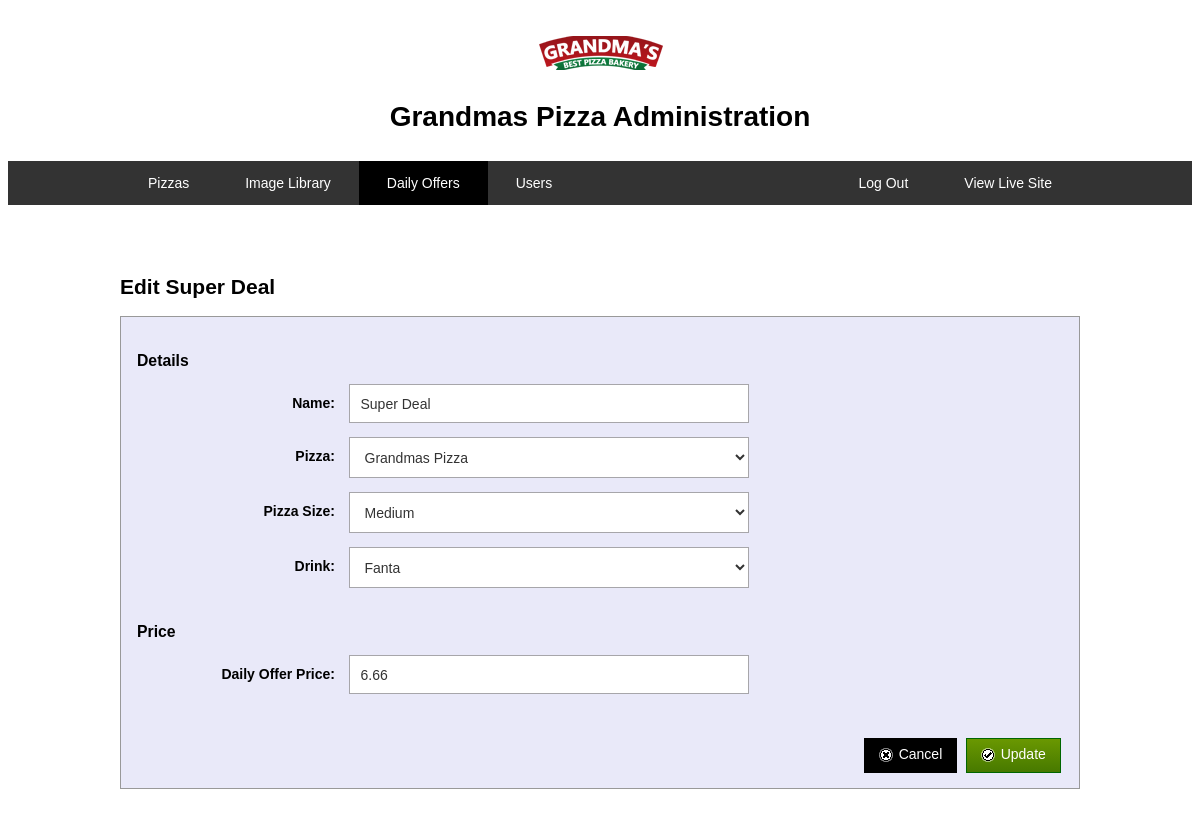
Screenshot of /admin/edit-dailyoffer.php?DailyId=3 (signed in) with the database file from the repository.
### tables this page shows
CREATE TABLE `dailyoffer` (
  `DailyId` int(11) NOT NULL,
  `DO_Name` varchar(255) NOT NULL,
  `DO_Price` double NOT NULL,
  `PizzaFK` int(11) NOT NULL,
  `SizeFK` int(11) NOT NULL,
  `DrinksFK` int(11) NOT NULL
);

### includes/class.user.php (called while the page is built, shortened)
<?php
class USER
{
  public function __construct()
  {
    $database = new Database();
  }
  public function is_logged_in()
  {
    if (isset($_SESSION['userSession'])) {
      return true;
    }
  }
}

### includes/session.php (called while the page is built, shortened)
<?php
include("dbconnect.php");
class Session
{
  function checkLogin()
  {
    if (isset($_SESSION['username'])) {
      return true;
    }
    else {
      return false;
    }
  }
  function getSizes()
  {
    global $database;
    $sql = "SELECT * FROM size";
    $stmt = $database->connection->prepare($sql);
    $stmt->execute();
    $sizesList = $stmt->fetchall(PDO::FETCH_ASSOC);
    return $sizesList;
  }
  function getDailyOffer($DailyId)
  {
    global $database;
    $sql = "Select * from dailyoffer WHERE DailyId = :DailyId";
    $stmt = $database->connection->prepare($sql);
    $stmt->bindParam('DailyId', $DailyId);
    $stmt->execute();
    $dailyOffer = $stmt->fetch();
    return $dailyOffer;
  }
  function getDrinks()
  {
    global $database;
    $sql = "Select * from drinks";
    $stmt = $database->connection->prepare($sql);
    $stmt->execute();
    $drinks = $stmt->fetchAll(PDO::FETCH_ASSOC);
    return $drinks;
  }
  function getPizzas()
  {
    global $database;
    $sql = "Select * from pizza";
    $stmt = $database->connection->prepare($sql);
    $stmt->execute();
    $pizzas = $stmt->fetchAll(PDO::FETCH_ASSOC);
    return $pizzas;
  }
  function getUser($userId)
  {
    global $database;
    $sql = "Select * from users WHERE userID = :userID";
    $stmt = $database->connection->prepare($sql);
    $stmt->bindParam('userID', $userId);
    $stmt->execute();
    $user = $stmt->fetch();
    return $user;
  }
}
$session = new Session();
?>

### includes/dbconnect.php (called while the page is built, shortened)
<?php
class MySQLDB
{
  function __construct()
  {
    try {
      $this->connection = new PDO('mysql:host=' . DB_SERVER . ';dbname=' . DB_NAME, DB_USER, DB_PASS);
    } catch (PDOException $e) {
      echo "Error connecting to database.";
    }
  }
}
?>

### admin/edit-dailyoffer.php (the view, shortened to what this page needs)
<?php
include('../includes/session.php');
require_once '../includes/class.user.php';
$user_login = new USER();
?>
<!doctype html>
<html class="no-js" lang="">
<head>
  <link rel="stylesheet" type="text/css" href="ui/css/admin.css"/>
</head>
<body>
<?php
if ($user_login->is_logged_in())
{
$userId = $_SESSION['userSession'];
$user = $session->getUser($userId);
if ($user['userAdmin'] == 1)
{
?>
<div id="header" class="page-header">
  <a href="frontPage.php" class="logo-home">
    <img id="logo" src="../ui/images/logo.png" alt="Grandmas Pizza"/>
  </a>
  <h1>Grandmas Pizza Administration</h1>
  <div class="navbar">
    <ul class="nav">
      <li class="right"><a href="../" target="_blank">View Live Site</a></li>
      <li><a href="list-pizzas.php">Pizzas</a>
      </li>
      <li><a href="imagelibrary.php?type=relprod">Image Library</a></li>
      <li class="active"><a href="list-dailyoffers.php">Daily Offers</a></li>
      <li><a href="list-users.php">Users</a></li>
      <li class="right"><a href="../includes/logout.php">Log Out</a></li>
    </ul>
  </div>
</div>
<div class="page-body">
  <?php
  $dailyOfferId = $_GET['DailyId'];
  $dailyOffer = $session->getDailyOffer($dailyOfferId);
  ?>
  <h2>Edit <?= $dailyOffer['DO_Name'] ?></h2>
  <form class="admin-form" method="post" enctype="multipart/form-data">
    <fieldset>
      <legend>Details</legend>
      <ul>
        <li>
          <label for="name">Name:</label>
          <input type="text" id="name" name="name" value="<?= $dailyOffer['DO_Name'] ?>"/>
        </li>
        <li>
          <?php
          $pizzas = $session->getPizzas();
          echo '<label for="pizza">Pizza:</label>';
          echo '<select name="pizza" id="pizza">';
          foreach ($pizzas as $key => $value) {
            if ($value['p_id'] == $dailyOffer['PizzaFK']) {
              echo '<option value="' . $value['p_id'] . '" selected="selected">' . $value['p_name'] . '</option>';
            } else {
              echo '<option value="' . $value['p_id'] . '">' . $value['p_name'] . '</option>';
            }
          }
          echo '</select>';
          ?>
        </li>
        <li>
          <?php
          $sizes = $session->getSizes();
          echo '<label for="size">Pizza Size:</label>';
          echo '<select name="size" id="size">';
          foreach ($sizes as $key => $value) {
            if ($value['id'] == $dailyOffer['SizeFK']) {
              echo '<option value="' . $value['id'] . '" selected="selected">' . $value['name'] . '</option>';
            } else {
              echo '<option value="' . $value['id'] . '">' . $value['name'] . '</option>';
            }
          }
          echo '</select>';
          ?>
        </li>
        <?php
        $drinks = $session->getDrinks();
        echo '<label for="drink">Drink:</label>';
        echo '<select name="drink" id="drink">';
        foreach ($drinks as $key => $value) {
          if ($value['D_id'] == $dailyOffer['DrinksFK']) {
            echo '<option value="' . $value['D_id'] . '" selected="selected">' . $value['D_Name'] . '</option>';
          } else {
            echo '<option value="' . $value['D_id'] . '">' . $value['D_Name'] . '</option>';
          }
        }
        echo '</select>';
        ?>
      </ul>
    </fieldset>
    <fieldset>
      <legend>Price</legend>
      <ul>
        <li>
          <?php
          $dailyOffer = $session->getDailyOffer($dailyOfferId);
          echo '<label for="price-dailyOffer">Daily Offer Price:</label>';
          echo '<input type="text" value="' . $dailyOffer['DO_Price'] . ' " id="price-dailyOffer" name="price-dailyOffer" />';
          ?>
        </li>
      </ul>
    </fieldset>
    <div class="buttons">
      <button type="submit" class="button icon go" title="Update" name="action" value="update">Update</button>
      <a class="button icon cancel" title="Cancel" href="list-dailyoffers.php">Cancel</a>
    </div>
  </form>
  <?php }
  else {
    $user_login->redirect('../index.php');
  }
  }
  else {
    $user_login->redirect('../index.php');
    echo "test";
  }
  ?>
</div>
</body>
</html>

### admin/ui/css/admin.css (style rules this page uses)
* { box-sizing: border-box; }
.button.add:after, .page-body:after, .clearfix:after { content: ""; display: table; clear: both; }
body { font-family: verdana, helvetica, sans-serif; font-size: 87.5%; padding-top: 2em; }
h1, h2, h3 { font-family: arial, helvetica, sans-serif; }
.logo-home { display: block; width: 145px; text-align: center; margin-left: auto; margin-right: auto; }
h1 { text-align: center; margin: 1em 0; }
h2 { margin-top: 2em; }
.navbar { color: #fff; margin-bottom: 5em; background: #222; background: rgba(0, 0, 0, 0.8); }
.navbar ul { max-width: 960px; list-style: none; padding: 0; margin-left: auto; margin-right: auto; }
.navbar ul:after { content: ""; display: table; clear: both; }
.navbar ul li { display: block; }
.navbar ul li.active { background: #000; }
.navbar li a { display: inline-block; width: 100%; padding: 1em 2em; color: #fff; text-decoration: none; transition: background-color 0.1s ease; }
@media (min-width: 768px) { .navbar ul li { display: inline-block; float: left; } }
@media (min-width: 768px) { .navbar li.right { float: right; } }
@media (min-width: 768px) { .navbar li a { width: auto; } }
.page-body { max-width: 960px; padding-bottom: 2em; margin-left: auto; margin-right: auto; }
.buttons { margin: 2em 0 1em; }
.button { float: right; font-size: 100%; color: #fff; margin: 0.1em 0.3em; padding: 0.5em 1em; text-decoration: none; cursor: pointer; }
.button.go { background: #6a9801; background: -moz-linear-gradient(top, #6a9801 0%, #477900 100%); background: -webkit-linear-gradient(top, #6a9801 0%, #477900 100%); background: linear-gradient(to bottom, #6a9801 0%, #477900 100%); filter: progid:DXImageTransform.Microsoft.gradient(startColorstr='#6a9801', endColorstr='#477900', GradientType=0); border: solid 1px #060; }
.button.delete, .button.cancel { background: #000; border: solid 1px #000; }
.button.icon:before { display: inline-block; vertical-align: middle; height: 20px; width: 20px; margin-top: -1px; content: ''; }
.button.go:before { background: url(../images/icon-approve.png) no-repeat; }
.button.delete:before, .button.cancel:before { background: url(../images/icon-delete.png) no-repeat; }
form { margin: 10px 0; padding: 10px 10px 30px 10px; border: solid 1px #999; }
input, select, textarea { color: #333; padding: 0.1em; border: solid 1px #a7a6aa; font-family: arial, helvetica, sans-serif; font-size: 1em; }
fieldset { margin: 0; margin: 1.5em 0 0 0; padding: 0; border: 0; }
.admin-form { padding: 1em; background: #e9e9f9; }
.admin-form:after { content: ""; display: table; clear: both; }
.admin-form legend { display: block; font-family: arial, helvetica, sans-serif; font-size: 112.5%; font-weight: bold; }
.admin-form ul { list-style: none; padding: 0; }
.admin-form li { margin: 1em 0; }
.admin-form label { display: block; font-family: arial, helvetica, sans-serif; font-weight: bold; padding: 0.75em 0; }
.admin-form input, .admin-form textarea, .admin-form select { width: 90%; width: 100%; max-width: 400px; padding: 0.75em; background: #fff; }
.admin-form select option { padding: 0.4em 0; }
@media (min-width: 768px) { .admin-form label { float: left; display: inline-block; width: 200px; margin-right: 1em; text-align: right; } }
@media (min-width: 768px) { .admin-form input, .admin-form textarea, .admin-form select { width: auto; min-width: 400px; } }

### rows the page displays
dailyoffer: DO_Name "Super Deal", name "Super Deal", price-dailyOffer "6.66"

### other values shown
form field pizza "Grandmas Pizza"
form field size "Medium"
form field drink "Fanta"
